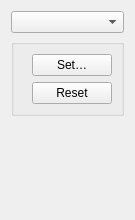
<?xml version="1.0" encoding="UTF-8"?>
<ui version="4.0">
 <class>PianoLevelsChooser</class>
 <widget class="QWidget" name="PianoLevelsChooser">
  <property name="geometry">
   <rect>
    <x>0</x>
    <y>0</y>
    <width>135</width>
    <height>220</height>
   </rect>
  </property>
  <layout class="QVBoxLayout" name="verticalLayout">
   <item>
    <layout class="QHBoxLayout" name="horizontalLayout">
     <item>
      <widget class="QComboBox" name="levelsCombo">
       <property name="sizePolicy">
        <sizepolicy hsizetype="MinimumExpanding" vsizetype="Fixed">
         <horstretch>0</horstretch>
         <verstretch>0</verstretch>
        </sizepolicy>
       </property>
       <property name="toolTip">
        <string>Note event data type</string>
       </property>
      </widget>
     </item>
    </layout>
   </item>
   <item>
    <widget class="QGroupBox" name="groupBox">
     <layout class="QGridLayout" name="gridLayout">
      <item row="1" column="1">
       <widget class="QPushButton" name="setEventsBn">
        <property name="toolTip">
         <string>Set selected note event data</string>
        </property>
        <property name="text">
         <string>Set…</string>
        </property>
       </widget>
      </item>
      <item row="1" column="0">
       <spacer name="horizontalSpacer">
        <property name="orientation">
         <enum>Qt::Horizontal</enum>
        </property>
        <property name="sizeHint" stdset="0">
         <size>
          <width>40</width>
          <height>20</height>
         </size>
        </property>
       </spacer>
      </item>
      <item row="2" column="1">
       <widget class="QPushButton" name="resetEventsBn">
        <property name="text">
         <string>Reset</string>
        </property>
       </widget>
      </item>
     </layout>
    </widget>
   </item>
   <item>
    <spacer name="verticalSpacer">
     <property name="orientation">
      <enum>Qt::Vertical</enum>
     </property>
     <property name="sizeHint" stdset="0">
      <size>
       <width>20</width>
       <height>40</height>
      </size>
     </property>
    </spacer>
   </item>
  </layout>
 </widget>
 <resources/>
 <connections/>
</ui>
